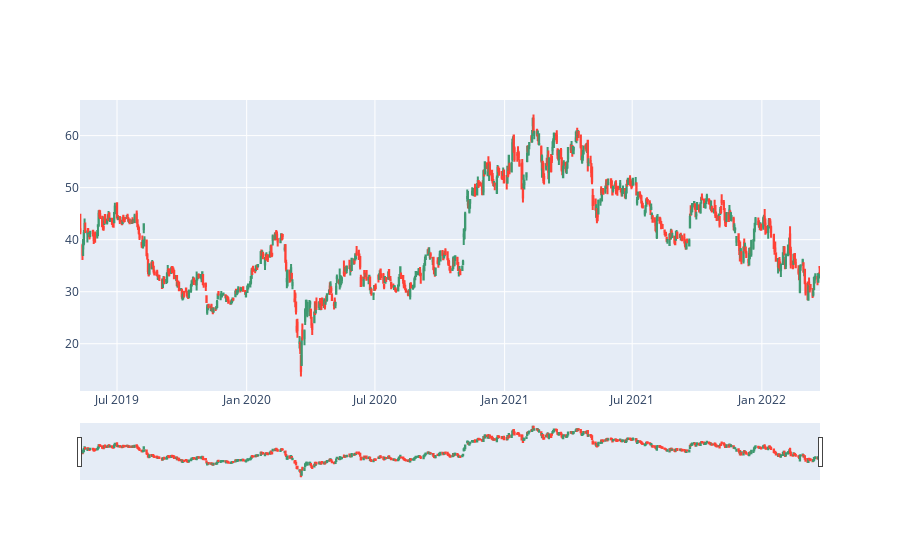

The cell this chart's notebook holds for it:
### Code cell
# Candlestick Charts

candle = go.Figure(data=[go.Candlestick(x=df['Date'],
                open=df['Open'],
                high=df['High'],
                low=df['Low'],
                close=df['Close'])])
candle.show()

### Figure 1 — Plotly figure (JSON) as saved in the notebook; plotly's stock layout.template omitted (floating-point values rounded to 4 significant figures; data arrays with more than 128 entries replaced by an {"elided": "..."} marker saying what was removed)
{"data": [{"close": {"elided": "725 float values"}, "high": {"elided": "725 float values"}, "low": {"elided": "725 float values"}, "open": {"elided": "725 float values"}, "type": "candlestick", "x": {"elided": "725 str values"}}], "layout": {}}
